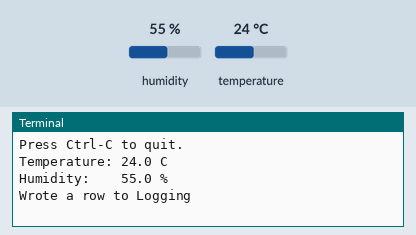
This program was run on a simulated Raspberry Pi (BCM pin numbers). On the bench: the last lines printed to the terminal. The test bench sets the inputs (shaded band); at power-on: humidity 55 %, temperature 24 °C. The clock reads 2024-03-15 10:24:30 at power-on unless the program sets it; databases and web services accept everything at once and return nothing.

Above: at 1.2 s.
1.3 s: humidity set to 22 %
At 3.7 s:
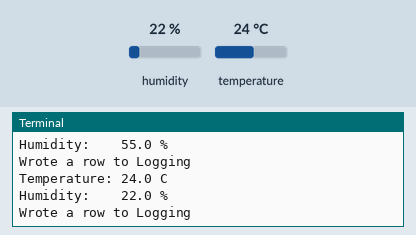
4.7 s: temperature set to 12 °C
At 6.6 s:
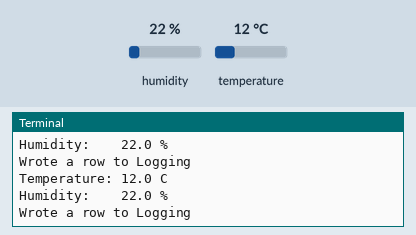
8.1 s: humidity set to 40 %
At 9.4 s:
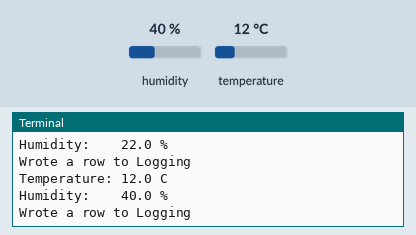
Timing chart, 0 to 11.1 s (numbered marks = the images above; inputs shaded):
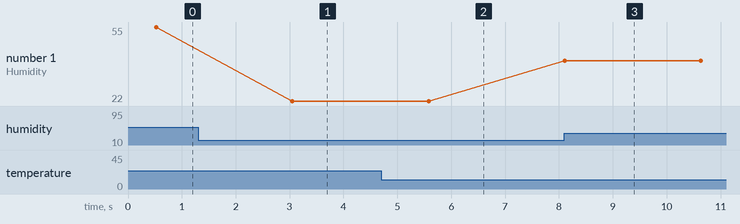

The program:

hum.py
```python
import json
import sys
import time
import datetime

import Adafruit_DHT
import gspread
from oauth2client.service_account import ServiceAccountCredentials

# Type of sensor, can be Adafruit_DHT.DHT11, Adafruit_DHT.DHT22, or Adafruit_DHT.AM2302.
DHT_TYPE = Adafruit_DHT.DHT11

# Example of sensor connected to Raspberry Pi pin 23
DHT_PIN  = 4
# Example of sensor connected to Beaglebone Black pin P8_11
#DHT_PIN  = 'P8_11'

# Google Docs OAuth credential JSON file.  Note that the process for authenticating
# with Google docs has changed as of ~April 2015.  You _must_ use OAuth2 to log
# in and authenticate with the gspread library.  Unfortunately this process is much
# more complicated than the old process.  You _must_ carefully follow the steps on
# this page to create a new OAuth service in your Google developer console:
#   http://gspread.readthedocs.org/en/latest/oauth2.html
#
# Once you've followed the steps above you should have downloaded a .json file with
# your OAuth2 credentials.  This file has a name like SpreadsheetData-<gibberish>.json.
# Place that file in the same directory as this python script.
#
# Now one last _very important_ step before updating the spreadsheet will work.
# Go to your spreadsheet in Google Spreadsheet and share it to the email address
# inside the 'client_email' setting in the SpreadsheetData-*.json file.  For example
# if the client_email setting inside the .json file has an email address like:
#   149345334675-md0qff5f0kib41meu20f7d1habos3qcu@developer.gserviceaccount.com
# Then use the File -> Share... command in the spreadsheet to share it with read
# and write acess to the email address above.  If you don't do this step then the
# updates to the sheet will fail!
GDOCS_OAUTH_JSON       = 'My Project-2391700a0c22.json'

# Google Docs spreadsheet name.
GDOCS_SPREADSHEET_NAME = 'Logging'

# How long to wait (in seconds) between measurements.
FREQUENCY_SECONDS = 2


def login_open_sheet(oauth_key_file, spreadsheet):
    """Connect to Google Docs spreadsheet and return the first worksheet."""
    try:
        scope =  ['https://spreadsheets.google.com/feeds']
        credentials = ServiceAccountCredentials.from_json_keyfile_name(oauth_key_file, scope)
        gc = gspread.authorize(credentials)
        worksheet = gc.open(spreadsheet).sheet1
        return worksheet
    except Exception as ex:
        print('Unable to login and get spreadsheet.  Check OAuth credentials, spreadsheet name, and make sure spreadsheet is shared to the client_email address in the OAuth .json file!')
        print('Google sheet login failed with error:', ex)
        sys.exit(1)


print('Logging sensor measurements to {0} every {1} seconds.'.format(GDOCS_SPREADSHEET_NAME, FREQUENCY_SECONDS))
print('Press Ctrl-C to quit.')
worksheet = None
while True:
    # Login if necessary.
    if worksheet is None:
        worksheet = login_open_sheet(GDOCS_OAUTH_JSON, GDOCS_SPREADSHEET_NAME)

    # Attempt to get sensor reading.
    humidity, temp = Adafruit_DHT.read(DHT_TYPE, DHT_PIN)

    # Skip to the next reading if a valid measurement couldn't be taken.
    # This might happen if the CPU is under a lot of load and the sensor
    # can't be reliably read (timing is critical to read the sensor).
    if humidity is None or temp is None:
        time.sleep(2)
        continue

    print('Temperature: {0:0.1f} C'.format(temp))
    print('Humidity:    {0:0.1f} %'.format(humidity))

    # Append the data in the spreadsheet, including a timestamp
    try:
        worksheet.append_row((datetime.datetime.now(), temp, humidity))
    except:
        # Error appending data, most likely because credentials are stale.
        # Null out the worksheet so a login is performed at the top of the loop.
        print('Append error, logging in again')
        worksheet = None
        time.sleep(FREQUENCY_SECONDS)
        continue

    # Wait 30 seconds before continuing
    print('Wrote a row to {0}'.format(GDOCS_SPREADSHEET_NAME))
    time.sleep(FREQUENCY_SECONDS)
```

Measured:
- after the input at 1.3 s, the terminal: prints a new line after 1.8 s (image 1)
- after the input at 4.7 s, the terminal: prints a new line after 0.88 s (image 2)
- after the input at 8.1 s, the terminal: prints a new line at once (image 3)
- plotted number 1: 55 → 22 after the input at 1.3 s, 22 → 40 after the input at 8.1 s
